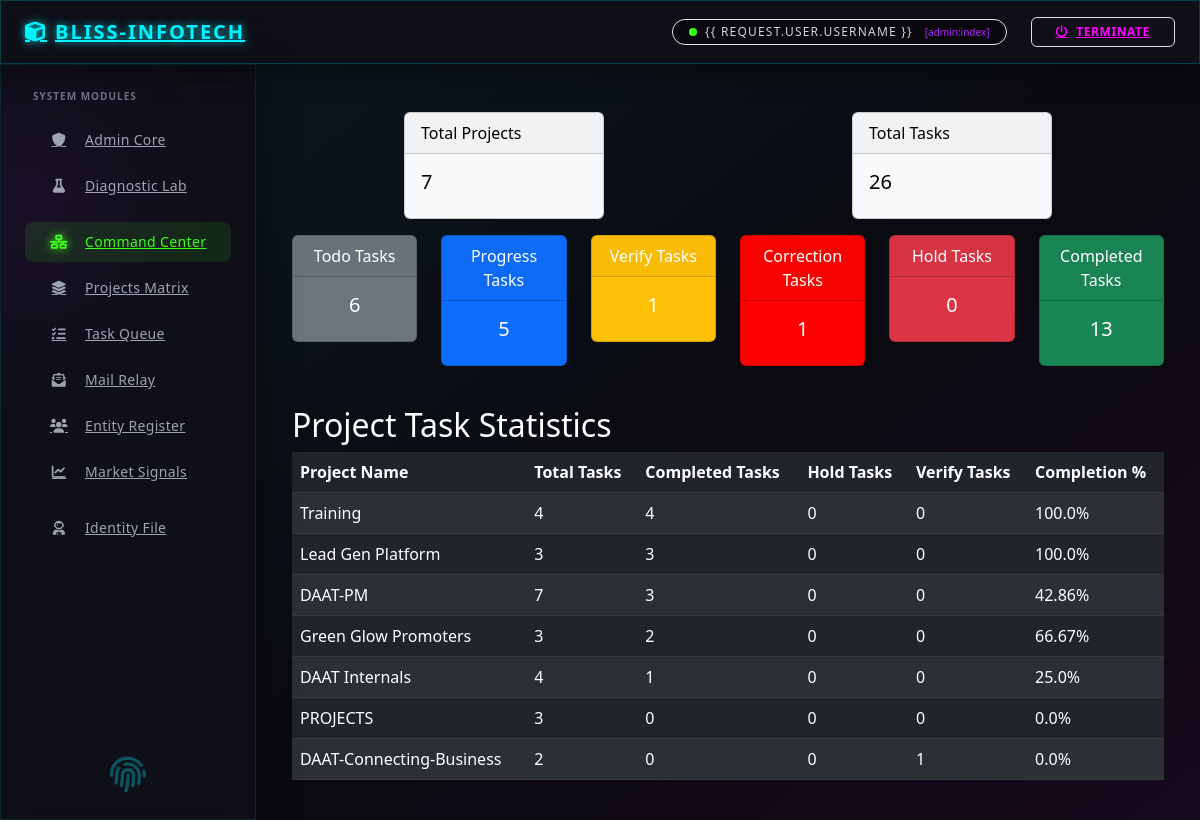
The page /lead/ (signed in) on the database its author committed.
### app/models.py (models this page shows)
class Project(models.Model):
    id = models.AutoField(primary_key=True)
    name = models.CharField(max_length=64)
    description = models.TextField()
    manager = models.ForeignKey(User, on_delete=models.SET_NULL, null=True)
    client_name = models.CharField(max_length=64, null=True)
    status = models.CharField(max_length=10, default="DESIGN")
    created = models.DateTimeField(auto_now_add=True)
    started = models.DateTimeField(null=True)
    updated = models.DateTimeField(default=timezone.now)
    due = models.DateField(null=True)

### app/decorators.py (the view)
        @login_required
        def wrapper(request, *args, **kwargs):
            if in_groups(request.user):
                return view_function(request, *args, **kwargs)
            return redirect('/')

### app/views.py (called while the page is built, shortened)
def get_role(request):
    if not request.user.is_authenticated:
        return 'signin'
    if request.user.is_superuser:
        return 'admin:index'

### lead/views.py (called while the page is built)
@group_required(const.LEAD)
def dashboard(request):
    if request.user.is_authenticated:
        request.session['user_role'] = app_views.get_role(request)
        return render(request,'lead/dashboard.html', lead_dashboard(request))
    else: return redirect('signin')

### template/lead/dashboard.html (shortened to what this page needs)
{% extends 'lead/lead.html' %}
{% block lead_board %}
<div class="container mt-4" style="overflow-x: hidden;">
    <div class="row justify-content-around">
        <div class="col-md-3">
            <div class="card text-black bg-light mb-3">
                <div class="card-header">Total Projects</div>
                <div class="card-body">
                    <h5 class="card-title">{{ total_projects }}</h5>
                </div>
            </div>
        </div>
        <div class="col-md-3">
            <div class="card text-black bg-light mb-3">
                <div class="card-header">Total Tasks</div>
                <div class="card-body">
                    <h5 class="card-title">{{ total_tasks }}</h5>
                </div>
            </div>
        </div>
    </div>
    <div class="row text-center">
        <div class="col-md-2 col-sm-6">
            <div class="card text-white bg-secondary mb-3">
                <div class="card-header">Todo Tasks</div>
                <div class="card-body">
                    <h5 class="card-title">{{ todo_tasks }}</h5>
                </div>
            </div>
        </div>
        <div class="col-md-2 col-sm-6">
            <div class="card text-white bg-primary mb-3">
                <div class="card-header">Progress Tasks</div>
                <div class="card-body">
                    <h5 class="card-title">{{ progress_tasks }}</h5>
                </div>
            </div>
        </div>
        <div class="col-md-2 col-sm-6">
            <div class="card text-white bg-warning mb-3">
                <div class="card-header">Verify Tasks</div>
                <div class="card-body">
                    <h5 class="card-title">{{ verify_tasks }}</h5>
                </div>
            </div>
        </div>
        <div class="col-md-2 col-sm-6">
            <div class="card text-white bg-brown-red mb-3">
                <div class="card-header">Correction Tasks</div>
                <div class="card-body">
                    <h5 class="card-title">{{ correction_tasks }}</h5>
                </div>
            </div>
        </div>
        <div class="col-md-2 col-sm-6">
            <div class="card text-white bg-danger mb-3">
                <div class="card-header">Hold Tasks</div>
                <div class="card-body">
                    <h5 class="card-title">{{ hold_tasks }}</h5>
                </div>
            </div>
        </div>
        <div class="col-md-2 col-sm-6">
            <div class="card text-white bg-success mb-3">
                <div class="card-header">Completed Tasks</div>
                <div class="card-body">
                    <h5 class="card-title">{{ complete_tasks }}</h5>
                </div>
            </div>
        </div>
    </div>
    <h2 class="text-white mt-4">Project Task Statistics</h2>
    <div class="table-responsive">
        <table class="table table-striped table-dark">
            <thead>
                <tr>
                    <th>Project Name</th>
                    <th>Total Tasks</th>
                    <th>Completed Tasks</th>
                    <th>Hold Tasks</th>
                    <th>Verify Tasks</th>
                    <th>Completion %</th>
                </tr>
            </thead>
            <tbody>
                {% for stat in project_stats %}
                <tr>
                    <td>{{ stat.project.name }}</td>
                    <td>{{ stat.total_tasks }}</td>
                    <td>{{ stat.completed_tasks }}</td>
                    <td>{{ stat.hold_tasks }}</td>
                    <td>{{ stat.verify_tasks }}</td>
                    <td>{{ stat.completion_percentage }}%</td>
                </tr>
                {% endfor %}
            </tbody>
        </table>
    </div>
</div>
{% endblock %}

### static/css/style.css (style rules this page uses)
body { background-color: #343a40; }
.bg-brown-red { background-color: red; color: white; }

### template/index.html (style rules this page uses)
body { background-color: #0a0a10; color: #d1d5db; }

### rows shown on the page
Project: project.name "Training", total_tasks "4", completed_tasks "4", hold_tasks "0", verify_tasks "0", completion_percentage "100.0"
Project: project.name "Lead Gen Platform", total_tasks "3", completed_tasks "3", hold_tasks "0", verify_tasks "0", completion_percentage "100.0"
Project: project.name "DAAT-PM", total_tasks "7", completed_tasks "3", hold_tasks "0", verify_tasks "0", completion_percentage "42.86"
Project: project.name "Green Glow Promoters", total_tasks "3", completed_tasks "2", hold_tasks "0", verify_tasks "0", completion_percentage "66.67"
Project: project.name "DAAT Internals", total_tasks "4", completed_tasks "1", hold_tasks "0", verify_tasks "0", completion_percentage "25.0"
Project: project.name "PROJECTS", total_tasks "3", completed_tasks "0", hold_tasks "0", verify_tasks "0", completion_percentage "0.0"
Project: project.name "DAAT-Connecting-Business", total_tasks "2", completed_tasks "0", hold_tasks "0", verify_tasks "1", completion_percentage "0.0"

### other values the page prints
{{ request.session.user_role }} "admin:index"
{{ total_projects }} "7"
{{ total_tasks }} "26"
{{ todo_tasks }} "6"
{{ progress_tasks }} "5"
{{ verify_tasks }} "1"
{{ correction_tasks }} "1"
{{ hold_tasks }} "0"
{{ complete_tasks }} "13"
